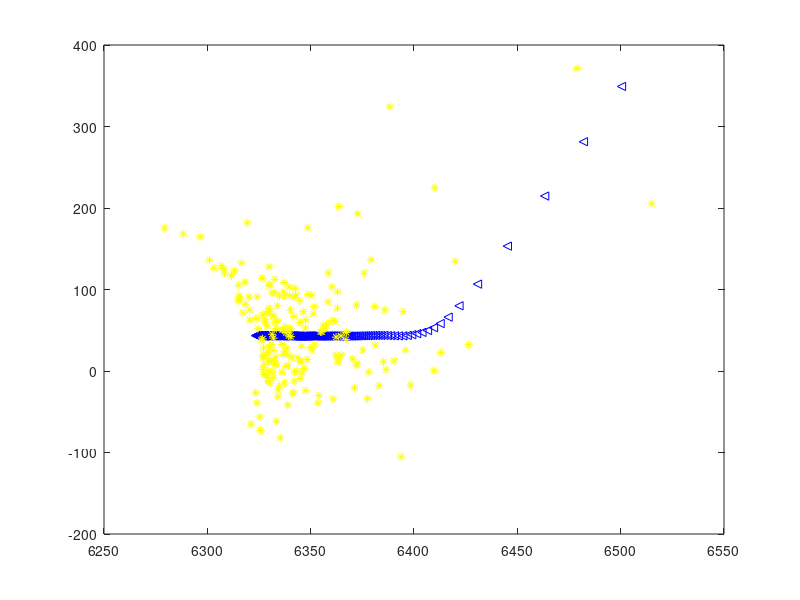

MATLAB code to generate this figure: (Note: this script raises an error after producing the figure.)
function UKFTest
%reference: unscented Filtering and nonlinear Estimation
x0 = [6500.4; 349.14;-1.8093;-6.7967;0.6932];
MC = 1;
T = 200;
obs_freq = 10;
N = T * obs_freq;
x = zeros(5 * MC, N + 1);
x(:, 1) = repmat(x0, MC, 1);
y = zeros(2 * MC, N);
% P0 = 1e-6 * eye(5);
% P0(5,5) = 0;
Q = 2.4064e-5 * eye(3);
Q(3, 3) = 0;
R = [1, 0; 0, 27e-3];

for j = 1 : MC
    v = sqrt(R) * randn(2, N);
    w = sqrt(Q) * randn(3, N);
    for i = 2 : N + 1
        x(5 * (j - 1) + 1 : 5 * j, i) = kalman_f(x(5 * (j - 1) + 1 : 5 * j, i - 1), w(:, i - 1));
        y(2 * (j - 1) + 1 : 2 * j, i - 1) = kalman_h(x(5 * (j - 1) + 1 : 5 * j, i), v(:, i - 1));
    end
end

plot(mean(x(1 : 5 : 5 * MC, 1 : obs_freq : end), 1), mean(x(2 : 5 : 5 * MC, 1 : obs_freq : end), 1), 'b<');
hold on;
 plot(6000 + cos(y(2, 1 : obs_freq : end)) .* y(1, 1 : obs_freq : end),  sin(y(2, 1 : obs_freq : end)) .* y(1, 1 : obs_freq : end), 'y*');
%  axis([6300 6510 -200 500]);
% x0 = [6500.4; 349.14;-1.8093;-6.7967;0];
hold on;
P0 = 1e-6 * eye(5);
% P0(5, 5) = 2;
% Q = 2.4064e-5 * eye(3);
Q(3, 3) = 1e-6;
observeIndex = 1;
[x P] = UKalmanFilter(@kalman_f, @kalman_h, x0, P0, y(2 * (observeIndex - 1) + 1 : 2 * observeIndex, :), R, Q);
plot(x(1, 1 : obs_freq : end), x(2, 1 : obs_freq : end), 'r*');
[x P] = EKalmanFilter(@kalman_f, @kalman_h, x0, P0, y(2 * (observeIndex - 1) + 1 : 2 * observeIndex, :), R, Q);
plot(x(1, 1 : obs_freq : end), x(2, 1 : obs_freq : end), 'mo');
% plot(t, y, 'r');
% hold on;
% plot([x0 t], Y * ones(1, N + 1), 'm');
% plot([0 t], [x0 x], 'b');
% DrawUncertainty(x, P, 'c', 1.5, interval);
% DrawUncertainty([0;x0], diag([P0, P0]), 'y');
% hold off;

function [xk1 JA JW] = kalman_f(xk, w)
%reference: unscented Filtering and nonlinear Estimation
xk = xk(:);
R = sqrt(xk(1).^2 + xk(2).^2);
V = sqrt(xk(3).^2 + xk(4).^2);
beta0 = -0.59783;
H0 = 13.406;
Gm0 = 3.9860e5;
R0 = 6374;
beta = beta0 * exp(xk(5));
G = -Gm0 / R.^3;
D = beta * exp((R0 - R) / H0) * V;
deta = [xk(3); xk(4); D * xk(3) + G * xk(1) + w(1); D * xk(4) + G * xk(2) + w(2); w(3)];
xk1 = xk + deta;
JR = [xk(1) xk(2) 0 0 0] / R;
JV = [0 0 xk(3) xk(4) 0] / V;
Jbeta = beta * [0 0 0 0 1];
JG = 3 * Gm0 / R.^4 * JR;
JD = Jbeta * exp((R0 - R) / H0) * V... 
     + beta * exp((R0 - R) / H0) * (-JR) / H0 * V ...
     + beta * exp((R0 - R) / H0) * JV;
Jdeta1 = [0 0 1 0 0];
Jdeta2 = [0 0 0 1 0];
Jdeta3 = JD * xk(3) + D * [0 0 1 0 0] + JG * xk(1) + G * [1 0 0 0 0];
Jdeta4 = JD * xk(4) + D * [0 0 0 1 0] + JG * xk(2) + G * [0 1 0 0 0];
Jdeta5 = [0 0 0 0 0];
JA = eye(5) + [Jdeta1; Jdeta2; Jdeta3; Jdeta4; Jdeta5];
JW = [0 0 0; 0 0 0; 1 0 0; 0 1 0; 0 0 1];

function [yk JX JV] = kalman_h(xk, v)
%reference: unscented Filtering and nonlinear Estimation
xr = 6000;
yr = 0;
xk = xk(:);
xx = xk(1) - xr;
yy = xk(2) - yr;
r = sqrt(xx.^2 + yy.^2);
theta = atan(yy / xx);
yk = [r + v(1); theta + v(2)];
JX1 = 1 / r * [xx, yy, 0, 0, 0];
JX2 = 1 / (1 + (yy / xx).^2) * [-yy / xx.^2, 1 / xx, 0, 0, 0];
JX = [JX1; JX2];
JV = eye(length(v));
